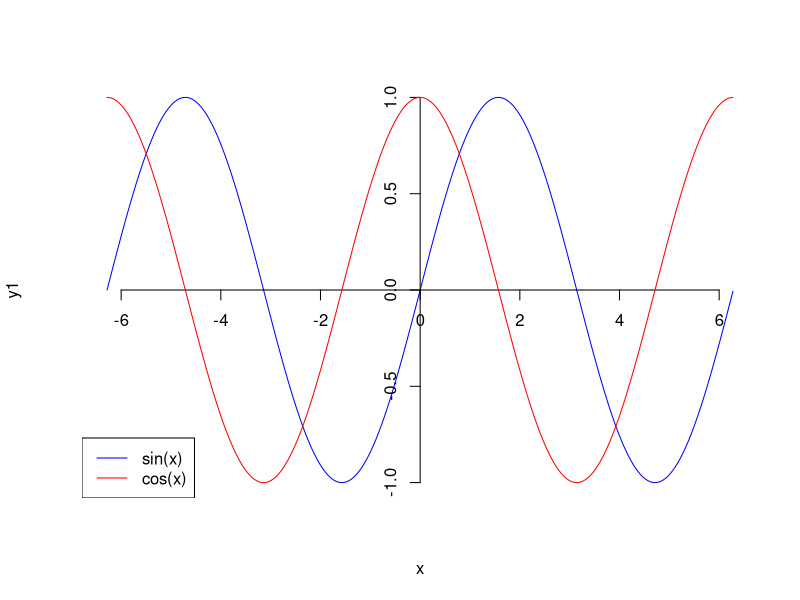

Write R code to recreate this figure.
rm(list=ls())
# Purpose
# - Plot sin(x) and cos(x) together
# - Adjust the axes to the traditional form

x <- seq(-2*pi, 2*pi, 0.01)
y1<- sin(x)
y2<- cos(x)
plot(x, y1, type = "l", col = "blue", axes = F)

# creating axes passing through origin.
axis(1, pos = 0)
axis(2, pos = 0)

# plotting y2 in same window as y1
# superimposing graphs

lines(x, y2, col="red")

# Adding legend to the bottom left of the graph
legend("bottomleft", legend=c("sin(x)","cos(x)"), 
       lty=c(1,1), col=c("blue","red"))

